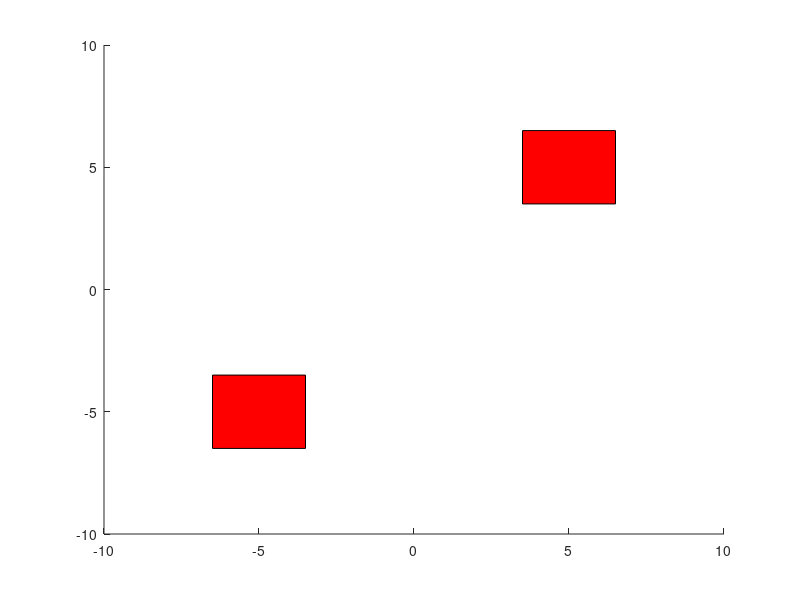

This chart was generated by the following MATLAB code: (Note: this script raises an error after producing the figure.)
% clc;clear all;close all;
% 
% path_id= fopen(strcat('/home/nasa/Datalog/Planner/01path.txt')); 
% pathStruc=textscan(path_id,'%u8 %f %f %f');fclose(path_id);
% 
% path=[ pathStruc{2},pathStruc{3},pathStruc{4}];
% plot(path(:,1),path(:,2),'*')
% 




% 
% % clf;
% figure(2);
% format compact 
% h(1) = axes('Position',[0.2 0.2 0.6 0.6]);
% vert = [1 1 -1; 
%         -1 1 -1; 
%         -1 1 1; 
%         1 1 1; 
%         -1 -1 1;
%         1 -1 1; 
%         1 -1 -1;
%         -1 -1 -1];
% 
% fac = [1 2 3 4; 
%        4 3 5 6; 
%        6 7 8 5; 
%        1 2 8 7; 
%        6 7 1 4; 
%        2 3 5 8];
% 
% % I defined a new cube whose length is 1 and centers at the origin.
% vert2 = vert * 0.5;  
% fac2 = fac;
% 
% patch('Faces',fac,'Vertices',vert,'FaceColor','b');  % patch function
% axis([-1, 1, -1, 1, -1, 1]);
% axis equal;
% 
% hold on;
% 
% patch('Faces', fac2, 'Vertices', vert2, 'FaceColor', 'r');
% material metal;
% alpha('color');
% alphamap('rampdown');
% view(3);


close all;

patch([-3.5 -3.5 -6.5 -6.5], [-3.5 -6.5 -6.5 -3.5],[1 0 0]);hold on
patch([3.5 3.5 6.5 6.5], [3.5 6.5 6.5 3.5],[1 0 0]);hold on
plot(VarName1,VarName2);grid on


